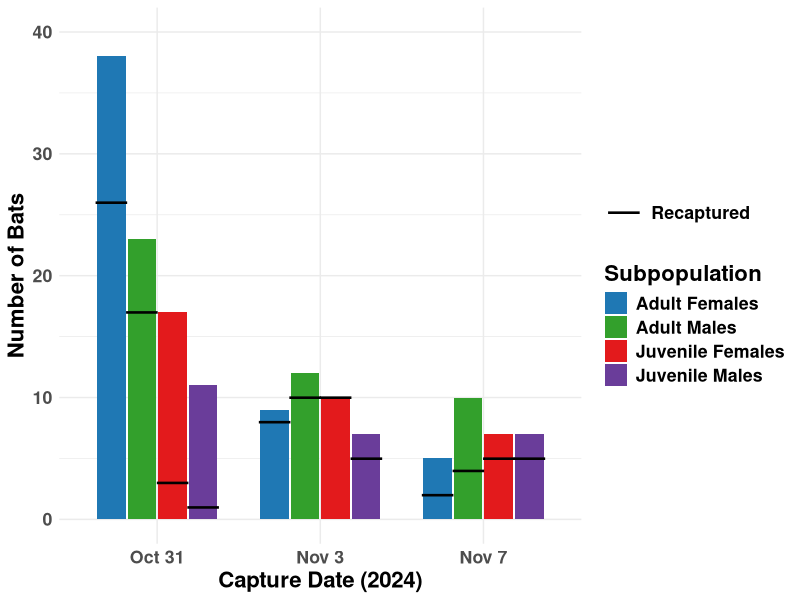

Write R code to recreate this figure.
library(ggplot2)
library(dplyr)
library(tidyr)

data <- data.frame(
  Date = rep(c("Oct 31", "Nov 3", "Nov 7"), each = 4),
  Group = rep(c("Adult Females", "Adult Males", "Juvenile Females", "Juvenile Males"), times = 3),
  Total = c(38, 23, 17, 11, 
            9, 12, 10, 7, 
            5, 10, 7, 7),
  Recaptured = c(26, 17, 3, 1, 
                 8, 10, 10, 5, 
                 2, 4, 5, 5)
)

data$Date <- factor(data$Date, levels = c("Oct 31", "Nov 3", "Nov 7"))

fill_colors <- c(
  "Adult Females"    = "#1F78B4",
  "Adult Males"      = "#33A02C",
  "Juvenile Females" = "#E31A1C",
  "Juvenile Males"   = "#6A3D9A"
)

ggplot(data, aes(x = Date, y = Total, fill = Group)) +
  geom_bar(stat = "identity", position = position_dodge(width = 0.75), width = 0.7) +
  geom_point(aes(y = Recaptured, group = Group, shape = "Recaptured"), 
             position = position_dodge(width = 0.75), 
             size = 10, fill = "white", stroke = 5, color = "black") +
  scale_shape_manual(name = "", values = c("Recaptured" = "_")) + 
  theme_minimal() +
  ylim(0, 40) +
  scale_fill_manual(values = fill_colors) +
  labs(x = "Capture Date (2024)", y = "Number of Bats", fill = "Subpopulation") +
  theme(text = element_text(size = 16, face = "bold")
  )

